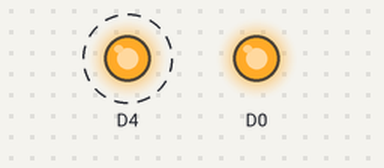
This sketch was run on a simulated ESP8266 (NodeMCU). Parts: output pins drawn as LEDs (lit = HIGH). Dashed ring = blinking. WiFi joins after 1.5 s; servers stay silent unless stated; uploads are accepted with an empty reply.

Above: at 0.5 s.
Timing chart, 0 to 4.6 s (numbered marks = the images above):
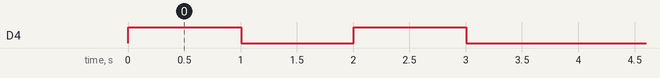

Measured:
- by itself, D4: alternates HIGH for 1.0 s and LOW for 1.0 s, 4 changes in all, then stays LOW

The sketch:

esp32.ino
```cpp
#include <ESP8266WiFi.h>
#include <ESP8266HTTPClient.h>
#include <WiFiClient.h>

const char* SSID = "SSID";
const char* PSK = "PASSWORD";

String server = "http://Steuerung_1/getData.php"; //Adresse(Netzwerkname) des steuernden RPi und Skript zum Abfragen des Status

void setup() {
  pinMode(D0, OUTPUT);
  digitalWrite(D0, HIGH);
  pinMode(2, OUTPUT);
  WiFi.begin(SSID, PSK);
}

void loop() {
  if(WiFi.status() != WL_CONNECTED){ //WLAN Verbindung prüfen und ggf. herstellen
    WiFi.begin(SSID, PSK);

    digitalWrite(2, HIGH);   // Onboard LED blinkt falls nicht verbunden
    delay(1000);
    digitalWrite(2, LOW);
    delay(1000);
    digitalWrite(2, HIGH);
    delay(1000);
    digitalWrite(2, LOW);
    delay(1000);
  }
  else{ //Wenn WLAN Verbindung besteht
    HTTPClient http;
    String path = server + "?id=2"; //Dieser Scheinwerfer hat die ID 2
    http.begin(path.c_str());

    int httpResponseCode = http.GET();
    String payload = "0";

    if (httpResponseCode >= 0){ // 0=success; -1=con. failed; -2=error_api; -3=time_out; -4=invalid_response
      payload = http.getString(); //Der Server antwortet mit 1 oder 0

      //GPIOS schalten
      if(payload.toInt()==0){ //aus
        digitalWrite(D0, HIGH);
      }
      else if(payload.toInt()==1){ //an
        digitalWrite(D0, LOW);
      }

      else
      {

      }
    }
  }

  delay(2000); // Alle 2 Sekunden abfragen
}
```
